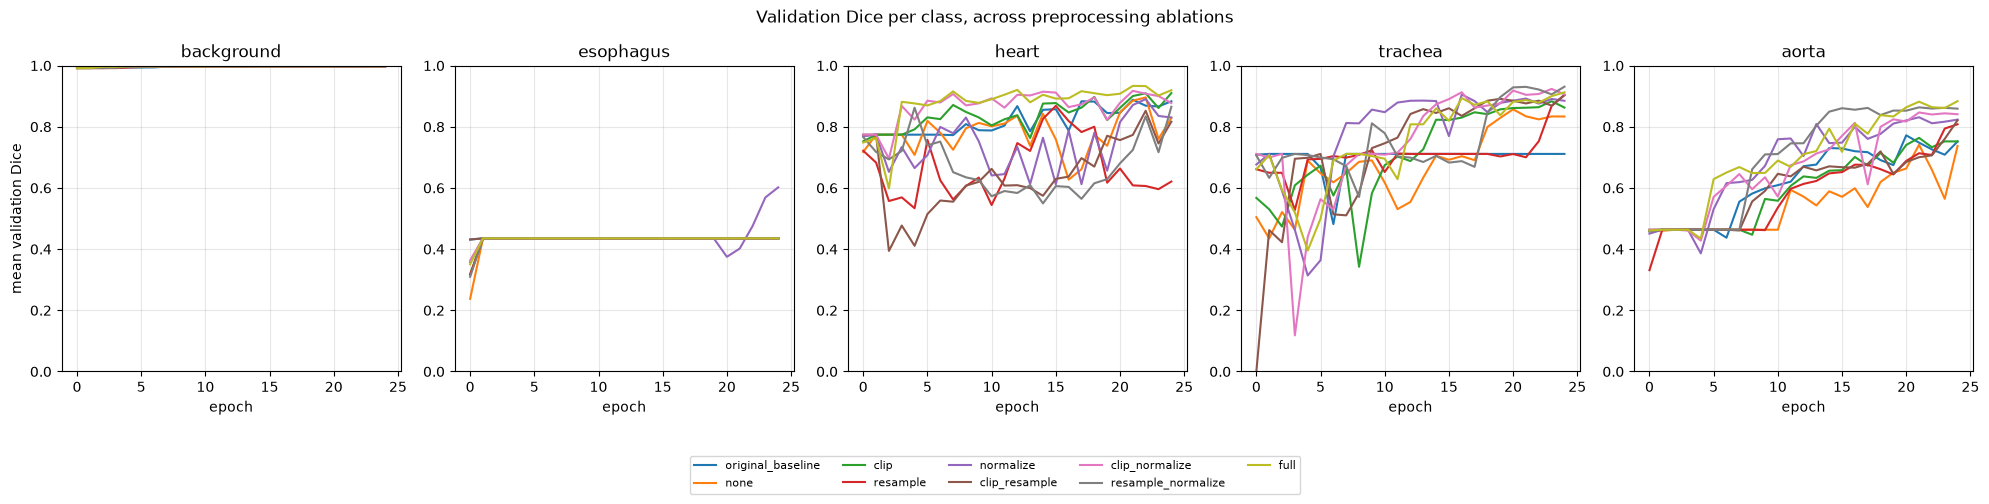

Reproduce this figure in Python.
#!/usr/bin/env python3
"""
Compare validation Dice across multiple training runs (e.g. your 8 ablation
combos), one subplot per class INCLUDING background -- unlike plot.py, which
only ever plots one run at a time and skips background.

Usage:
    $ python compare_dice.py \
        --run original_baseline:results/original_baseline \
        --run none:results/none --run clip:results/clip --run resample:results/resample \
        --run normalize:results/normalize --run clip_resample:results/clip_resample \
        --run clip_normalize:results/clip_normalize --run resample_normalize:results/resample_normalize \
        --run full:results/full \
        --dest compare_dice.png

Each --run is "label:path_to_results_folder" (the folder passed as --dest to
main.py -- this script looks for dice_val.npy inside it).
"""

import argparse
from pathlib import Path

import numpy as np
import matplotlib.pyplot as plt

CLASS_NAMES = ["background", "esophagus", "heart", "trachea", "aorta"]


def load_run(path: Path) -> np.ndarray:
    """Returns dice_val.npy's array, shape (epochs, val_samples, K)."""
    return np.load(path / "dice_val.npy")


def main(args: argparse.Namespace) -> None:
    runs = []  # (label, array)
    for spec in args.run:
        label, path_str = spec.split(":", 1)
        arr = load_run(Path(path_str))
        runs.append((label, arr))
        print(f"Loaded '{label}' from {path_str}: shape {arr.shape}")

    K = runs[0][1].shape[2]
    if K != len(CLASS_NAMES):
        print(f"NOTE: K={K} in the data doesn't match the {len(CLASS_NAMES)} "
              f"hardcoded CLASS_NAMES -- using generic 'class {{k}}' labels instead.")
        class_labels = [f"class {k}" for k in range(K)]
    else:
        class_labels = CLASS_NAMES

    fig, axes = plt.subplots(1, K, figsize=(4 * K, 5), sharey=True)
    if K == 1:
        axes = [axes]

    for k, ax in enumerate(axes):
        for label, arr in runs:
            # Mean Dice across validation samples, per epoch, for this class.
            per_epoch_mean = arr[:, :, k].mean(axis=1)
            ax.plot(per_epoch_mean, label=label, linewidth=1.5)
        ax.set_title(class_labels[k])
        ax.set_xlabel("epoch")
        ax.set_ylim(0, 1)
        ax.grid(alpha=0.3)
        # sharey=True hides tick LABELS on all but the leftmost subplot by
        # default -- force them visible on every subplot so each one is
        # readable on its own, not just the first.
        ax.tick_params(labelleft=True)

    axes[0].set_ylabel("mean validation Dice")
    # A shared legend below the whole figure, rather than crammed inside one
    # subplot -- scales much better once there are many runs to compare
    # (e.g. 9 ablation combos) than a per-axes corner legend would. Reserve
    # explicit vertical space for it via tight_layout's rect BEFORE placing
    # it, so it can't overlap the "epoch" x-axis labels above it.
    fig.tight_layout(rect=[0, 0.14, 1, 0.94])
    handles, run_labels = axes[0].get_legend_handles_labels()
    n_cols = min(len(run_labels), 5)
    fig.legend(handles, run_labels, loc="lower center", ncol=n_cols,
              bbox_to_anchor=(0.5, 0.0), fontsize=8)
    fig.suptitle("Validation Dice per class, across preprocessing ablations")
    fig.savefig(args.dest, bbox_inches="tight")
    print(f"Saved comparison figure to {args.dest}")

    if not args.headless:
        plt.show()


def get_args() -> argparse.Namespace:
    parser = argparse.ArgumentParser(description="Compare per-class Dice across multiple training runs")
    parser.add_argument("--run", action="append", required=True,
                        help="label:path_to_results_folder -- repeat once per run to compare")
    parser.add_argument("--dest", type=str, default="compare_dice.png",
                        help="Output PNG path for the comparison figure")
    parser.add_argument("--headless", action="store_true",
                        help="Don't open an interactive display window, just save the PNG")
    return parser.parse_args()


if __name__ == "__main__":
    main(get_args())
